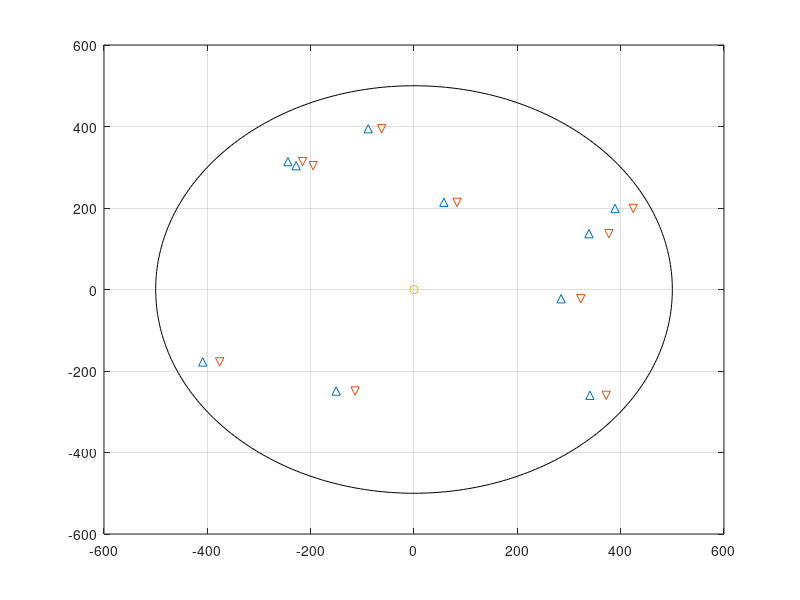

This chart was generated by the following MATLAB code: (Note: this script raises an error after producing the figure.)
%%%%%%%%%%%%%%%%%%%  Q -Learning Based Power Control Algorithm  %%%%%%%%%%%
%%%%%%%%%%%%%%%%%%%%%%%%%  for D2D Communication  %%%%%%%%%%%%%%%%%%%%%%%%%
%%%%%%%%%%%%%%%%%%%%%%%%%%%%%%%%%%%%%%%%%%%%%%%%%%%%%%%%%%%%%%%%%%%%%%%%%%%
%%%                                 
%%% Author   : Pranay & D.Nikhil
%%% Roll no  : EE15RESCH11001 & EE15MTECH11021
%%%                                                                     
%%% Input:                                                              
%%%     % Speech Input.txt                                           
%%% Output:                                                        
%%%     % CVSD Encoded output bits  
%%%
%% Initalization of distance
clc;
clear all;
close all;
N=10; % number of D2D user
r=200+250*rand(1,N);
theta=360*rand(1,N);
phi=60*rand(1,N);
dist=25+25*rand(1,N);
dtx=r.*cosd(theta);
dty=r.*sind(theta);
drx=dtx+dist.*cosd(phi);
dry=dty;
bs_x=0;
bs_y=0;
len=200*rand(1);
angle=rand(1);
cx=len*cosd(angle);
cy=len*sind(angle);
theta2=0:360;
x1=500.*cosd(theta2);
y1=500.*sind(theta2);
figure();
plot(x1,y1,'k-');
hold all; grid on;
plot(dtx,dty,'^');
plot(drx,dry,'v');
plot(bs_x,bs_y,'o');
plot(cx,cy,'sq');
a=2:22;
%% interference calculation
P=23*ones(1,N);
[BI, DI]=SINR(P,dtx,dty,drx,dry,cx,cy);
%% distributed algorithm
Q=zeros(2,length(a),N);
